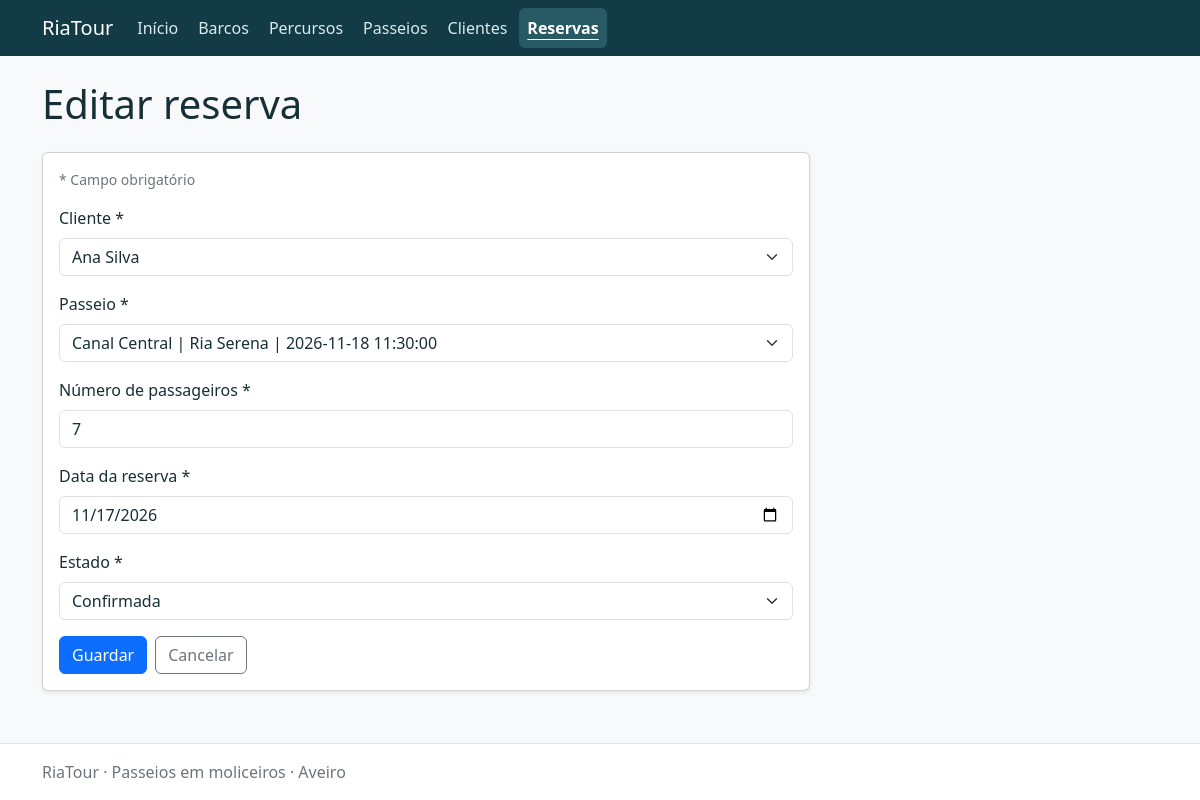
/bookings/form.php?id=1, run on the app's committed database.
### tables this page shows
CREATE TABLE bookings (
    id INT UNSIGNED AUTO_INCREMENT PRIMARY KEY,
    customer_id INT UNSIGNED NOT NULL,
    trip_id INT UNSIGNED NOT NULL,
    passengers SMALLINT UNSIGNED NOT NULL,
    booking_date DATE NOT NULL,
    status VARCHAR(10) NOT NULL DEFAULT 'pendente',
    CONSTRAINT chk_bookings_passengers CHECK (passengers > 0),
    CONSTRAINT chk_bookings_status CHECK (status IN ('pendente', 'confirmada', 'cancelada')),
    CONSTRAINT fk_bookings_customer FOREIGN KEY (customer_id) REFERENCES customers (id) ON DELETE RESTRICT,
    CONSTRAINT fk_bookings_trip FOREIGN KEY (trip_id) REFERENCES trips (id) ON DELETE RESTRICT,
    INDEX idx_bookings_trip_status (trip_id, status)
);

CREATE TABLE customers (
    id INT UNSIGNED AUTO_INCREMENT PRIMARY KEY,
    name VARCHAR(120) NOT NULL,
    email VARCHAR(254) NOT NULL,
    phone VARCHAR(32) NOT NULL,
    CONSTRAINT chk_customers_name CHECK (CHAR_LENGTH(TRIM(name)) > 0),
    CONSTRAINT chk_customers_email CHECK (CHAR_LENGTH(TRIM(email)) > 0),
    CONSTRAINT chk_customers_phone CHECK (CHAR_LENGTH(TRIM(phone)) > 0)
);

### app/helpers/functions.php (called while the page is built, shortened)
<?php
function e($value): string
{
    return htmlspecialchars((string) $value, ENT_QUOTES | ENT_SUBSTITUTE, 'UTF-8');
}
function url(string $path = ''): string
{
    global $config;
    return rtrim($config['base_url'], '/') . '/' . ltrim($path, '/');
}
function database(): PDO
{
    global $config;
    static $connection = null;
    if ($connection === null) {
        $connection = new PDO(
            "mysql:host={$config['host']};port={$config['port']};dbname={$config['database']};charset=utf8mb4",
            $config['username'],
            $config['password'],
            [
                PDO::ATTR_ERRMODE => PDO::ERRMODE_EXCEPTION,
                PDO::ATTR_DEFAULT_FETCH_MODE => PDO::FETCH_ASSOC,
                PDO::ATTR_EMULATE_PREPARES => false,
            ]
        );
    }
    return $connection;
}
function fetchAll(string $sql, array $parameters = []): array
{
    $statement = database()->prepare($sql);
    $statement->execute($parameters);
    return $statement->fetchAll();
}
function inputText(array $input, string $key): string
{
    return isset($input[$key]) && is_string($input[$key]) ? trim($input[$key]) : '';
}
function requestId(): int
{
    $id = filter_var(inputText($_GET, 'id'), FILTER_VALIDATE_INT, ['options' => ['min_range' => 1]]);
    return $id;
}
function fetchRecord(string $sql, int $id): array
{
    try {
        $statement = database()->prepare($sql);
        $statement->execute(['id' => $id]);
        $record = $statement->fetch();
    } catch (PDOException $exception) {
        error_log($exception->getMessage());
        pageError(503, 'Não foi possível consultar os dados. Verifique a ligação à base de dados.');
    }
    return $record;
}
function fieldAttributes(array $errors, string $field): string
{
    return isset($errors[$field]) ? ' aria-invalid="true" aria-describedby="' . e($field) . '-error"' : '';
}

### app/config/local.php (called while the page is built)
<?php
return [
    'host' => '127.0.0.1',
    'port' => 3306,
    'database' => 'bdRiaTour_NomeConcorrente_C27',
    'username' => 'root',
    'password' => '',
    'base_url' => '',
];

### app/bootstrap.php (called while the page is built, shortened)
<?php
$config = require __DIR__ . '/config/local.php';
require_once __DIR__ . '/helpers/functions.php';

### public/bookings/form.php (the view, shortened to what this page needs)
<?php
require __DIR__ . '/../../app/bootstrap.php';
$id = array_key_exists('id', $_GET) ? requestId() : null;
$values = ['customer_id' => '', 'trip_id' => '', 'passengers' => '', 'booking_date' => '', 'status' => 'pendente'];
$values['booking_date'] = date('Y-m-d');
if ($id !== null) {
    $values = fetchRecord('SELECT * FROM bookings WHERE id = :id', $id);
}
$options = [];
try {
    $options['customer_id'] = fetchAll("SELECT id, name AS label FROM customers ORDER BY name");
    $options['trip_id'] = fetchAll("SELECT t.id, CONCAT(r.name, ' | ', b.name, ' | ', t.trip_date, ' ', t.trip_time) AS label FROM trips t JOIN routes r ON r.id=t.route_id JOIN boats b ON b.id=t.boat_id ORDER BY t.trip_date, t.trip_time");
} catch (PDOException $exception) {
    error_log($exception->getMessage());
    pageError(503, 'Não foi possível carregar as opções.');
}
$options['status'] = [['id'=>'pendente','label'=>'Pendente'],['id'=>'confirmada','label'=>'Confirmada'],['id'=>'cancelada','label'=>'Cancelada']];
$options['is_cancelled'] = [['id'=>'0','label'=>'Disponível / esgotado (calculado)'],['id'=>'1','label'=>'Cancelado']];
$errors = [];
require __DIR__ . '/../../app/views/header.php';
?>
<form data-validate method="post" class="card card-body riatour-edit shadow-sm">
<p class="small text-secondary">* Campo obrigatório</p>
<div class="mb-3"><label class="form-label" for="customer_id">Cliente <span aria-hidden="true">*</span></label>
<select class="form-select<?= isset($errors['customer_id']) ? ' is-invalid' : '' ?>"<?= fieldAttributes($errors, 'customer_id') ?> id="customer_id" name="customer_id" required><option value="">Selecionar</option><?php foreach ($options['customer_id'] as $option): ?><option value="<?= e($option['id']) ?>" <?= (string) $values['customer_id'] === (string) $option['id'] ? 'selected' : '' ?>><?= e($option['label']) ?></option><?php endforeach; ?></select><?php fieldFeedback($errors, 'customer_id', (string) $values['customer_id']); ?></div>
<div class="mb-3"><label class="form-label" for="trip_id">Passeio <span aria-hidden="true">*</span></label>
<select class="form-select<?= isset($errors['trip_id']) ? ' is-invalid' : '' ?>"<?= fieldAttributes($errors, 'trip_id') ?> id="trip_id" name="trip_id" required><option value="">Selecionar</option><?php foreach ($options['trip_id'] as $option): ?><option value="<?= e($option['id']) ?>" <?= (string) $values['trip_id'] === (string) $option['id'] ? 'selected' : '' ?>><?= e($option['label']) ?></option><?php endforeach; ?></select><?php fieldFeedback($errors, 'trip_id', (string) $values['trip_id']); ?></div>
<div class="mb-3"><label class="form-label" for="passengers">Número de passageiros <span aria-hidden="true">*</span></label>
<input class="form-control<?= isset($errors['passengers']) ? ' is-invalid' : '' ?>"<?= fieldAttributes($errors, 'passengers') ?> id="passengers" name="passengers" type="number" min="1" max="65535"  value="<?= e($values['passengers']) ?>" required><?php fieldFeedback($errors, 'passengers', (string) $values['passengers']); ?></div>
<div class="mb-3"><label class="form-label" for="booking_date">Data da reserva <span aria-hidden="true">*</span></label>
<input class="form-control<?= isset($errors['booking_date']) ? ' is-invalid' : '' ?>"<?= fieldAttributes($errors, 'booking_date') ?> id="booking_date" name="booking_date" type="date"   value="<?= e($values['booking_date']) ?>" required><?php fieldFeedback($errors, 'booking_date', (string) $values['booking_date']); ?></div>
<div class="mb-3"><label class="form-label" for="status">Estado <span aria-hidden="true">*</span></label>
<select class="form-select<?= isset($errors['status']) ? ' is-invalid' : '' ?>"<?= fieldAttributes($errors, 'status') ?> id="status" name="status" required><option value="">Selecionar</option><?php foreach ($options['status'] as $option): ?><option value="<?= e($option['id']) ?>" <?= (string) $values['status'] === (string) $option['id'] ? 'selected' : '' ?>><?= e($option['label']) ?></option><?php endforeach; ?></select><?php fieldFeedback($errors, 'status', (string) $values['status']); ?></div>
<div class="d-flex flex-wrap gap-2"><button type="submit" class="btn btn-primary">Guardar</button> <a class="btn btn-outline-secondary" href="<?= e(url('bookings/')) ?>">Cancelar</a></div>
</form>
<?php require __DIR__ . '/../../app/views/footer.php'; ?>

### public/assets/riatour.css (style rules this page uses)
:root { --bs-body-color: #172f37; }
.riatour-edit { max-width: 48rem; }

### data on the page
bookings: customer_id "Ana Silva", trip_id "Canal Central | Ria Serena | 2026-11-18 11:30:00", passengers "7", booking_date "11/17/2026", status "Confirmada"

### other printed values
$label "Barcos"
$label "Percursos"
$label "Passeios"
$label "Clientes"
$label "Reservas"
$title "Editar reserva"
